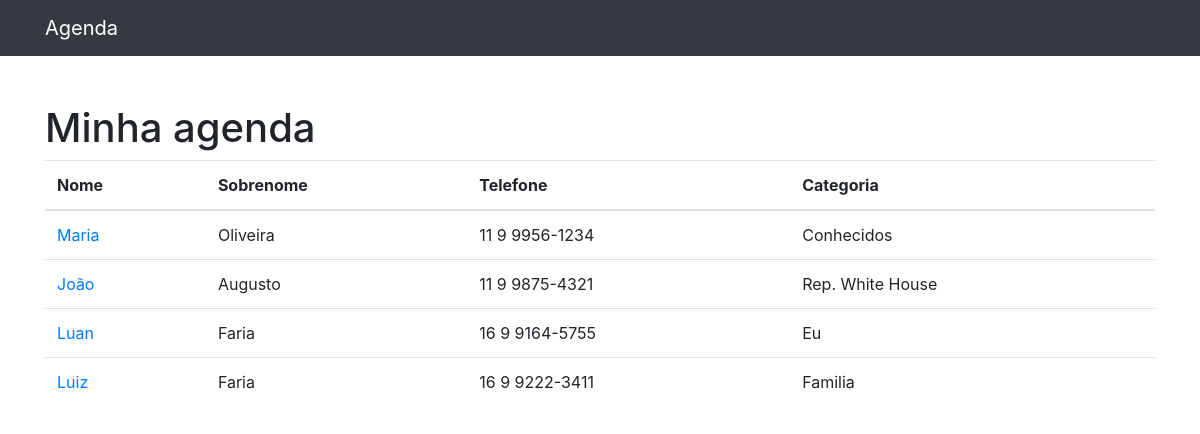
The page / on the database its author committed.
### contatos/models.py (models this page shows, shortened)
class Contato(models.Model):
    nome = models.CharField(max_length=255)
    sobrenome = models.CharField(max_length=255, blank=True)
    telefone = models.CharField(max_length=255)
    email = models.CharField(max_length=255, blank=True)
    data_criacao = models.DateTimeField(default=timezone.now)
    descricao = models.TextField(blank=True)
    categoria = models.ForeignKey(Categoria, on_delete=models.DO_NOTHING)

class Categoria(models.Model):
    nome = models.CharField(max_length=255)
    def __str__(self):
        return self.nome

### contatos/views.py (the view)
# urls.py: path('', views.index, name='index'),
def index(request):
    contatos = Contato.objects.all()
    return render(request, 'contatos/index.html', {
        'contatos': contatos
    })

### contatos/templates/contatos/index.html
{% extends 'base.html' %}
{% block conteudo %}
<h1 class="mt-5">Minha agenda</h1>
        <table class="table">
          <thead>
            <tr>
              <th>Nome</th>
              <th>Sobrenome</th>
              <th>Telefone</th>
              <th>Categoria</th>
            </tr>
          </thead>
          <tbody>
            {% for contato in contatos %}
              <tr>
                <td>
                  <a href="{% url 'ver_contato' contato.id %}"> {{ contato.nome }}</a>
                </td>
                <td>{{ contato.sobrenome }}</td>
                <td>{{ contato.telefone }}</td>
                <td>{{ contato.categoria }}</td>
              </tr>
            {% endfor %}
          </tbody>
        </table>
{%endblock%}

### templates/base.html (shortened to what this page needs)
{% load static %}
<!DOCTYPE html>
<html lang="pt">
<head>
  {%include 'parciais/_head.html' %}
</head>
<body>
  {% include 'parciais/_nav.html' %}
  <div class="container">
    <div class="row">
      <div class="col-lg-12">
        {% block conteudo %} {% endblock %}
      </div>
    </div>
  </div>
</body>
</html>

### templates/parciais/_head.html (shortened to what this page needs)
{% load static %}
  <link href="{% static 'vendor/bootstrap/css/bootstrap.min.css'%}" rel="stylesheet">

### templates/parciais/_nav.html (shortened to what this page needs)
  <nav class="navbar navbar-expand-lg navbar-dark bg-dark static-top">
    <div class="container">
      <a class="navbar-brand" href="{% url 'index' %}">Agenda</a>
    </div>
  </nav>

### rows shown on the page
Contato: nome "Maria", sobrenome "Oliveira", telefone "11 9 9956-1234", categoria "Conhecidos"
Contato: nome "João", sobrenome "Augusto", telefone "11 9 9875-4321", categoria "Rep. White House"
Contato: nome "Luan", sobrenome "Faria", telefone "16 9 9164-5755", categoria "Eu"
Contato: nome "Luiz", sobrenome "Faria", telefone "16 9 9222-3411", categoria "Familia"
